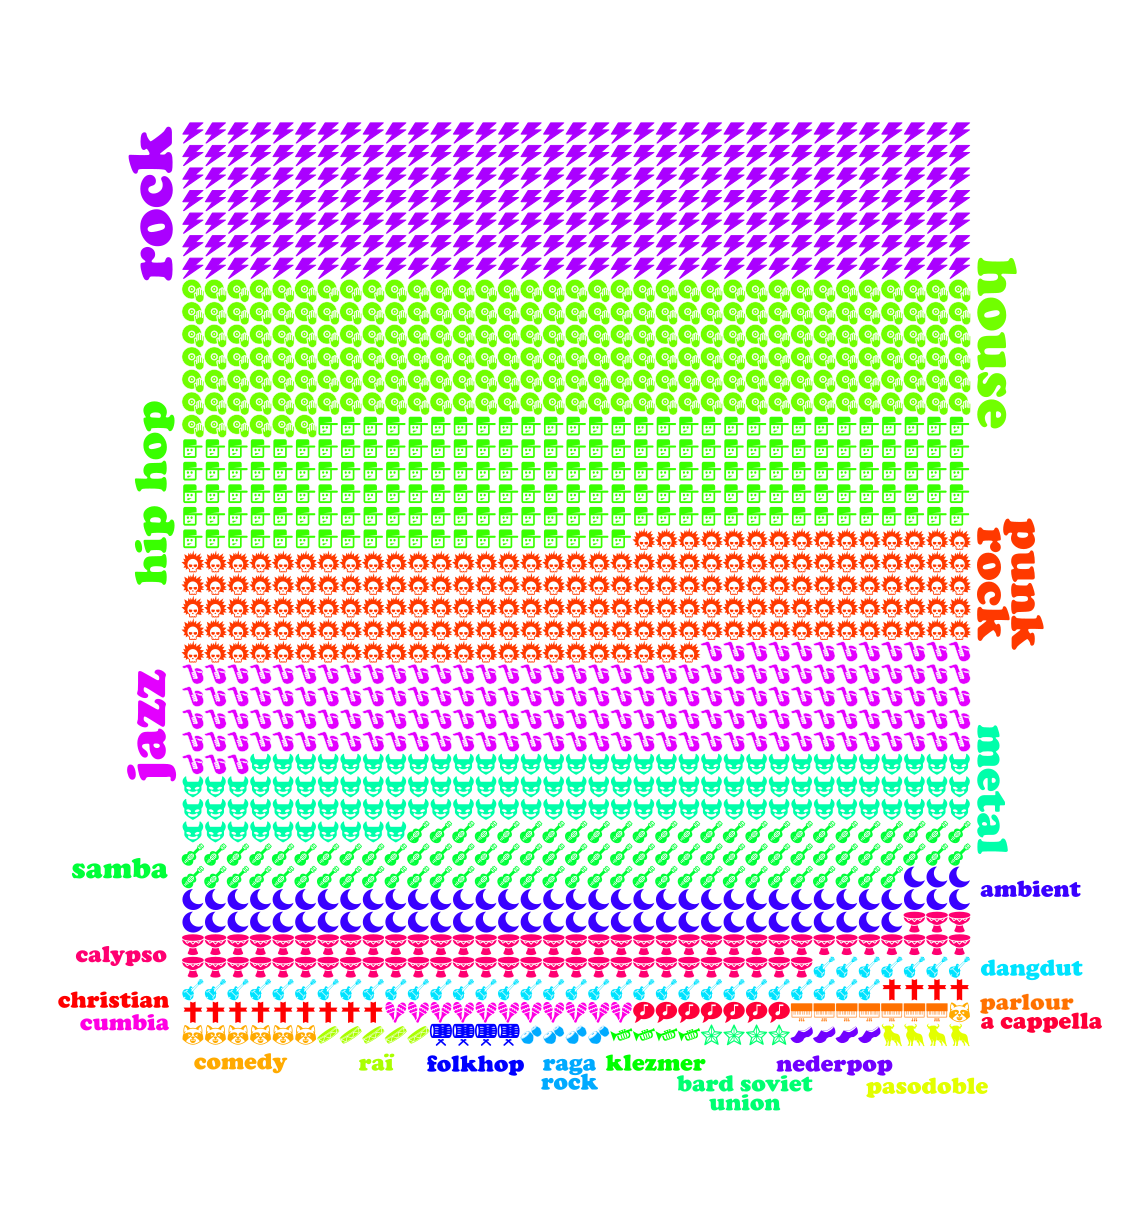

Write R code to recreate this figure.
# Now let's try with a totally different display: waffles!
  # My data as communities is stored as the variable "ok" - obviously lacked imagination a few days a go
  # Made sure ggplot2, waffle, mosaic, dplyr are loaded

  # Now a basic example, simply taken from here: https://github.com/hrbrmstr/waffle

parts <- c(80, 30, 20, 10)
waffle(parts, rows = 8)

  # Trying with my data now

ok <- cluster_louvain(EdgelistClean1_igraph)
clusters_list <- ok[1:27]

names(clusters_list) <- c(paste("Group_", letters[1:27], sep = ""))
clusters_mtx <- as.matrix(unlist(clusters_list, recursive = TRUE, use.names = TRUE))
clusters_mtx2 <- cbind(rownames(clusters_mtx), clusters_mtx)
GroupLetter <- gsub('[[:digit:]]+', '', clusters_mtx2[,1])
clusters_mtx3 <- cbind(GroupLetter, clusters_mtx2)
rownames(clusters_mtx3) <- NULL

clusters_df$GroupLetter <- as.data.frame(clusters_mtx3, row.names = NULL)

col_table <- table(col)
col_factor <- factor(col)
col_sorted <- sort(col_table, decreasing = TRUE)
col_sorted27 <- col_sorted[1:28]
col_sorted27_f <- factor(names(col_sorted27))
colours_vector <- names(col_sorted27) 

# For some reason, the colours of the communities all have eight characters, and only one or two is showing up when trying to do my waffle, so having tested the colours in another software, it seems the colours are right, but have all 2 extra characters, so I just remove the last two characters with the following (stringr package):

colours_vector <- str_trunc(colours_vector, width = 7, ellipsis = "")

clusters_df2 <- transform(clusters_df, freq= ave(seq(nrow(clusters_df)), GroupLetter, FUN=length))
clusters_df3 <- clusters_df2[order(-clusters_df2$freq), ]

parts <- c(sort(table(clusters_df3$GroupLetter), decreasing = TRUE))
waffle(parts, rows = 35, keep = TRUE) + scale_fill_manual(values = colours_vector)

# The Waffle package does not permit to use more than one specific glyph, it's only one for all your data, so I exported my waffle and replaced the squares by icons in Illustrator
